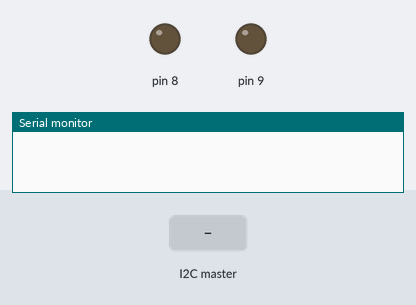
Simulated run of this sketch. Board: Arduino Uno, built with avr-gcc and run on an emulated ATmega328P. On the bench: output pins drawn as LEDs (lit = HIGH), the last lines printed to the serial monitor. Inputs (shaded band) come from the test bench.

Above: at 1.2 s.
1.3 s: the I2C master sends the byte 1
At 2.2 s:
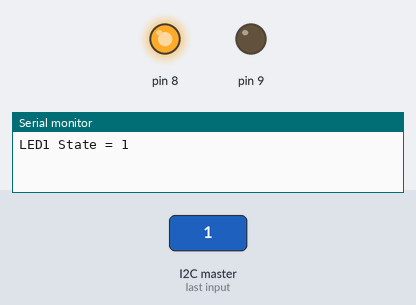
2.8 s: the I2C master sends the byte 1
At 3.3 s:
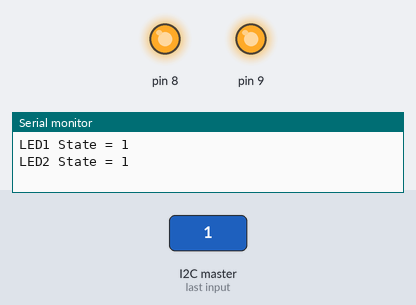
4.3 s: the I2C master sends the byte 0
At 5.5 s:
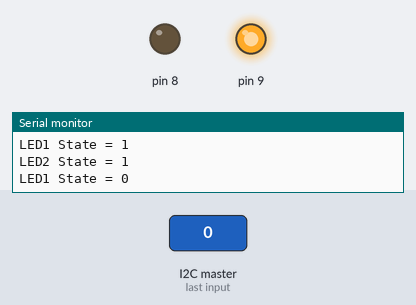
5.8 s: the I2C master sends the byte 2
At 6.8 s:
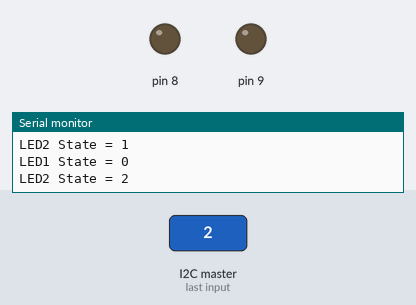
Timing chart, 0 to 8.3 s (numbered marks = the images above; inputs shaded):
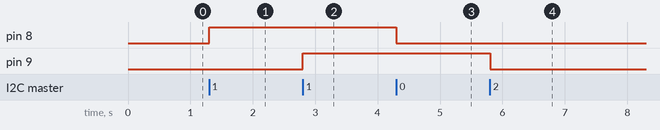

Measured:
- after the input at 1.3 s, pin 8: LOW → HIGH at once
- after the input at 2.8 s, pin 9: LOW → HIGH at once
- after the input at 4.3 s, pin 8: HIGH → LOW at once
- after the input at 5.8 s, pin 9: HIGH → LOW at once

The sketch:

Arduino.ino
```cpp
#include <Wire.h>

const int LED1 = 8; // Red LED pin
const int LED2 = 9; // Green LED pin
int inputCount = 0;
int states[2];
int LEDS[2];

void setup() {
  Serial.begin(9600);
  Wire.begin(0x09);  // Joining I2C bus with ADR 0x08

  inputCount = 0;
  LEDS[0] = LED1;
  LEDS[1] = LED2;

  for(int i = 0; i < sizeof(LEDS)/2;i++){
    pinMode(LEDS[i], OUTPUT);
    digitalWrite(LEDS[i], LOW);
  }
  Wire.onReceive(receiveData);
}

void loop() {
  // put your main code here, to run repeatedly:
delay(1000);
}

void receiveData(int howMany) {

  while(Wire.available()){
    if(inputCount == 2){
      inputCount = 0;
    }

    Serial.print("LED");
    Serial.print(inputCount + 1);
    Serial.print(" State = ");
    states[inputCount] = Wire.read();
    Serial.println(states[inputCount]);

    if(states[inputCount] == 1){
      digitalWrite(LEDS[inputCount], HIGH);
    }
    else{
      digitalWrite(LEDS[inputCount], LOW);
    }

    inputCount += 1;
  }
}
```
